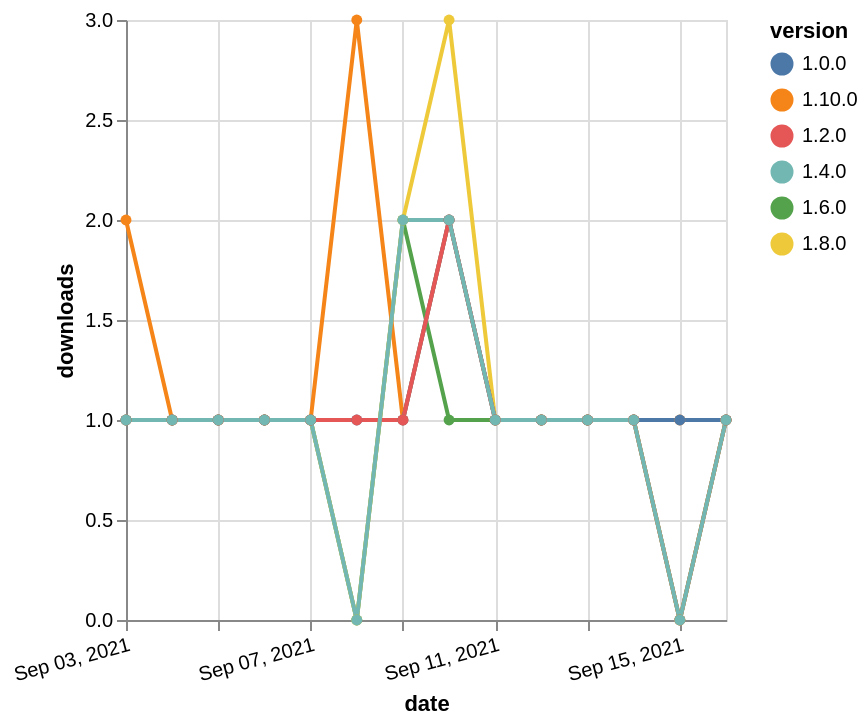

Specify this chart in Vega-Lite:
### Vega-Lite specification from a JSON file in a GitHub repository (floating-point values rounded to 4 significant figures)
{"$schema": "https://vega.github.io/schema/vega-lite/v5.json", "description": "A simple bar chart with embedded data.", "data": {"values": [{"date": "2021-09-03", "total": 150, "delta": 1, "version": "1.6.0"}, {"date": "2021-09-04", "total": 151, "delta": 1, "version": "1.6.0"}, {"date": "2021-09-05", "total": 152, "delta": 1, "version": "1.6.0"}, {"date": "2021-09-06", "total": 153, "delta": 1, "version": "1.6.0"}, {"date": "2021-09-07", "total": 154, "delta": 1, "version": "1.6.0"}, {"date": "2021-09-08", "total": 154, "delta": 0, "version": "1.6.0"}, {"date": "2021-09-09", "total": 156, "delta": 2, "version": "1.6.0"}, {"date": "2021-09-10", "total": 157, "delta": 1, "version": "1.6.0"}, {"date": "2021-09-11", "total": 158, "delta": 1, "version": "1.6.0"}, {"date": "2021-09-12", "total": 159, "delta": 1, "version": "1.6.0"}, {"date": "2021-09-13", "total": 160, "delta": 1, "version": "1.6.0"}, {"date": "2021-09-14", "total": 161, "delta": 1, "version": "1.6.0"}, {"date": "2021-09-15", "total": 161, "delta": 0, "version": "1.6.0"}, {"date": "2021-09-16", "total": 162, "delta": 1, "version": "1.6.0"}, {"date": "2021-09-03", "total": 183, "delta": 1, "version": "1.8.0"}, {"date": "2021-09-04", "total": 184, "delta": 1, "version": "1.8.0"}, {"date": "2021-09-05", "total": 185, "delta": 1, "version": "1.8.0"}, {"date": "2021-09-06", "total": 186, "delta": 1, "version": "1.8.0"}, {"date": "2021-09-07", "total": 187, "delta": 1, "version": "1.8.0"}, {"date": "2021-09-08", "total": 187, "delta": 0, "version": "1.8.0"}, {"date": "2021-09-09", "total": 189, "delta": 2, "version": "1.8.0"}, {"date": "2021-09-10", "total": 192, "delta": 3, "version": "1.8.0"}, {"date": "2021-09-11", "total": 193, "delta": 1, "version": "1.8.0"}, {"date": "2021-09-12", "total": 194, "delta": 1, "version": "1.8.0"}, {"date": "2021-09-13", "total": 195, "delta": 1, "version": "1.8.0"}, {"date": "2021-09-14", "total": 196, "delta": 1, "version": "1.8.0"}, {"date": "2021-09-15", "total": 196, "delta": 0, "version": "1.8.0"}, {"date": "2021-09-16", "total": 197, "delta": 1, "version": "1.8.0"}, {"date": "2021-09-03", "total": 115, "delta": 2, "version": "1.10.0"}, {"date": "2021-09-04", "total": 116, "delta": 1, "version": "1.10.0"}, {"date": "2021-09-05", "total": 117, "delta": 1, "version": "1.10.0"}, {"date": "2021-09-06", "total": 118, "delta": 1, "version": "1.10.0"}, {"date": "2021-09-07", "total": 119, "delta": 1, "version": "1.10.0"}, {"date": "2021-09-08", "total": 122, "delta": 3, "version": "1.10.0"}, {"date": "2021-09-09", "total": 123, "delta": 1, "version": "1.10.0"}, {"date": "2021-09-10", "total": 125, "delta": 2, "version": "1.10.0"}, {"date": "2021-09-11", "total": 126, "delta": 1, "version": "1.10.0"}, {"date": "2021-09-12", "total": 127, "delta": 1, "version": "1.10.0"}, {"date": "2021-09-13", "total": 128, "delta": 1, "version": "1.10.0"}, {"date": "2021-09-14", "total": 129, "delta": 1, "version": "1.10.0"}, {"date": "2021-09-15", "total": 130, "delta": 1, "version": "1.10.0"}, {"date": "2021-09-16", "total": 131, "delta": 1, "version": "1.10.0"}, {"date": "2021-09-03", "total": 216, "delta": 1, "version": "1.0.0"}, {"date": "2021-09-04", "total": 217, "delta": 1, "version": "1.0.0"}, {"date": "2021-09-05", "total": 218, "delta": 1, "version": "1.0.0"}, {"date": "2021-09-06", "total": 219, "delta": 1, "version": "1.0.0"}, {"date": "2021-09-07", "total": 220, "delta": 1, "version": "1.0.0"}, {"date": "2021-09-08", "total": 221, "delta": 1, "version": "1.0.0"}, {"date": "2021-09-09", "total": 222, "delta": 1, "version": "1.0.0"}, {"date": "2021-09-10", "total": 224, "delta": 2, "version": "1.0.0"}, {"date": "2021-09-11", "total": 225, "delta": 1, "version": "1.0.0"}, {"date": "2021-09-12", "total": 226, "delta": 1, "version": "1.0.0"}, {"date": "2021-09-13", "total": 227, "delta": 1, "version": "1.0.0"}, {"date": "2021-09-14", "total": 228, "delta": 1, "version": "1.0.0"}, {"date": "2021-09-15", "total": 229, "delta": 1, "version": "1.0.0"}, {"date": "2021-09-16", "total": 230, "delta": 1, "version": "1.0.0"}, {"date": "2021-09-03", "total": 181, "delta": 1, "version": "1.2.0"}, {"date": "2021-09-04", "total": 182, "delta": 1, "version": "1.2.0"}, {"date": "2021-09-05", "total": 183, "delta": 1, "version": "1.2.0"}, {"date": "2021-09-06", "total": 184, "delta": 1, "version": "1.2.0"}, {"date": "2021-09-07", "total": 185, "delta": 1, "version": "1.2.0"}, {"date": "2021-09-08", "total": 186, "delta": 1, "version": "1.2.0"}, {"date": "2021-09-09", "total": 187, "delta": 1, "version": "1.2.0"}, {"date": "2021-09-10", "total": 189, "delta": 2, "version": "1.2.0"}, {"date": "2021-09-11", "total": 190, "delta": 1, "version": "1.2.0"}, {"date": "2021-09-12", "total": 191, "delta": 1, "version": "1.2.0"}, {"date": "2021-09-13", "total": 192, "delta": 1, "version": "1.2.0"}, {"date": "2021-09-14", "total": 193, "delta": 1, "version": "1.2.0"}, {"date": "2021-09-15", "total": 193, "delta": 0, "version": "1.2.0"}, {"date": "2021-09-16", "total": 194, "delta": 1, "version": "1.2.0"}, {"date": "2021-09-03", "total": 175, "delta": 1, "version": "1.4.0"}, {"date": "2021-09-04", "total": 176, "delta": 1, "version": "1.4.0"}, {"date": "2021-09-05", "total": 177, "delta": 1, "version": "1.4.0"}, {"date": "2021-09-06", "total": 178, "delta": 1, "version": "1.4.0"}, {"date": "2021-09-07", "total": 179, "delta": 1, "version": "1.4.0"}, {"date": "2021-09-08", "total": 179, "delta": 0, "version": "1.4.0"}, {"date": "2021-09-09", "total": 181, "delta": 2, "version": "1.4.0"}, {"date": "2021-09-10", "total": 183, "delta": 2, "version": "1.4.0"}, {"date": "2021-09-11", "total": 184, "delta": 1, "version": "1.4.0"}, {"date": "2021-09-12", "total": 185, "delta": 1, "version": "1.4.0"}, {"date": "2021-09-13", "total": 186, "delta": 1, "version": "1.4.0"}, {"date": "2021-09-14", "total": 187, "delta": 1, "version": "1.4.0"}, {"date": "2021-09-15", "total": 187, "delta": 0, "version": "1.4.0"}, {"date": "2021-09-16", "total": 188, "delta": 1, "version": "1.4.0"}]}, "width": "container", "mark": {"type": "line", "point": {"filled": true}}, "encoding": {"x": {"field": "date", "type": "temporal", "timeUnit": "yearmonthdate", "title": "date", "axis": {"labelAngle": -15}}, "y": {"field": "delta", "type": "quantitative", "title": "downloads"}, "color": {"field": "version", "type": "nominal"}, "tooltip": {"field": "delta"}}}
